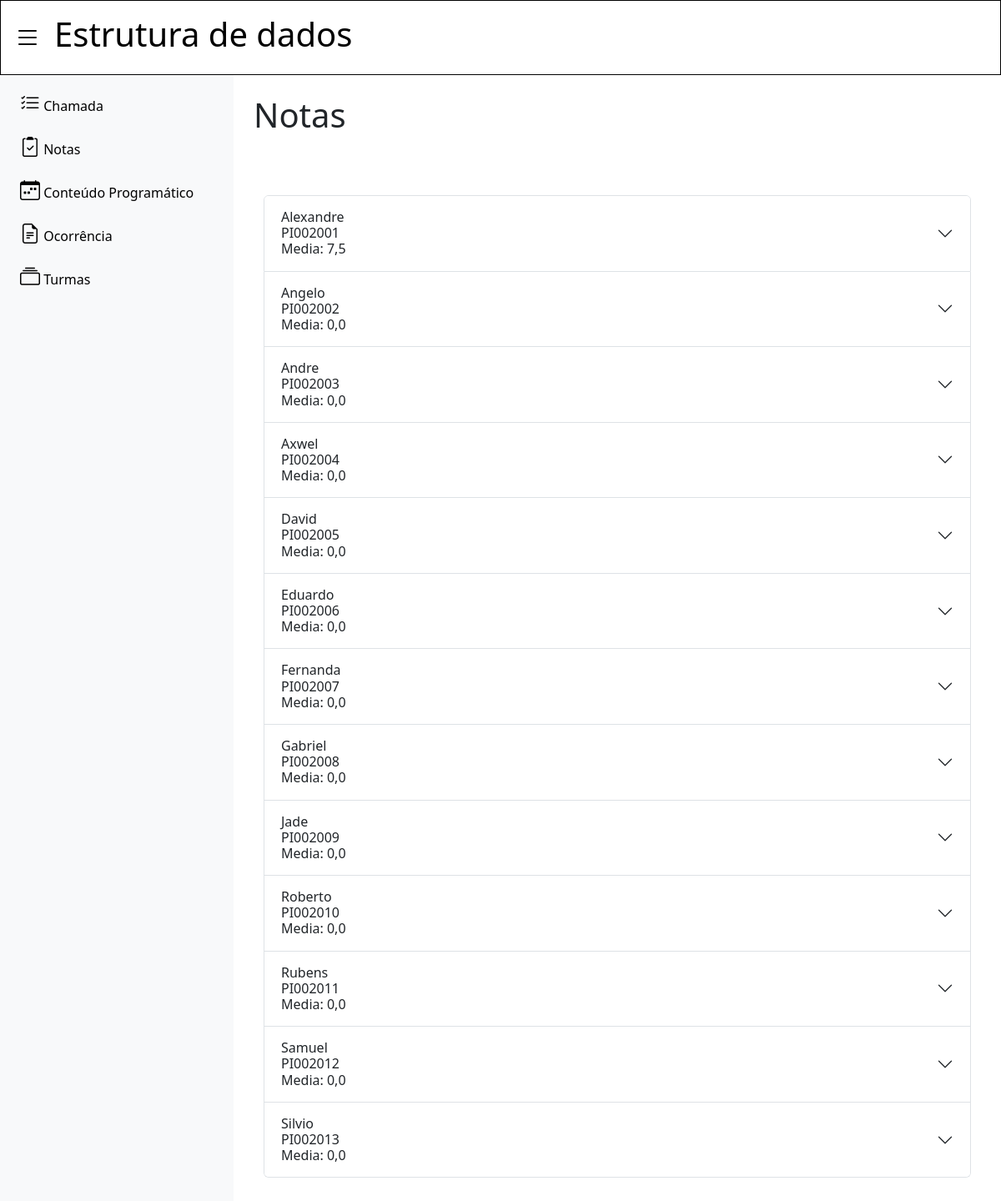
Page /notas/2/ on the earlier database version.
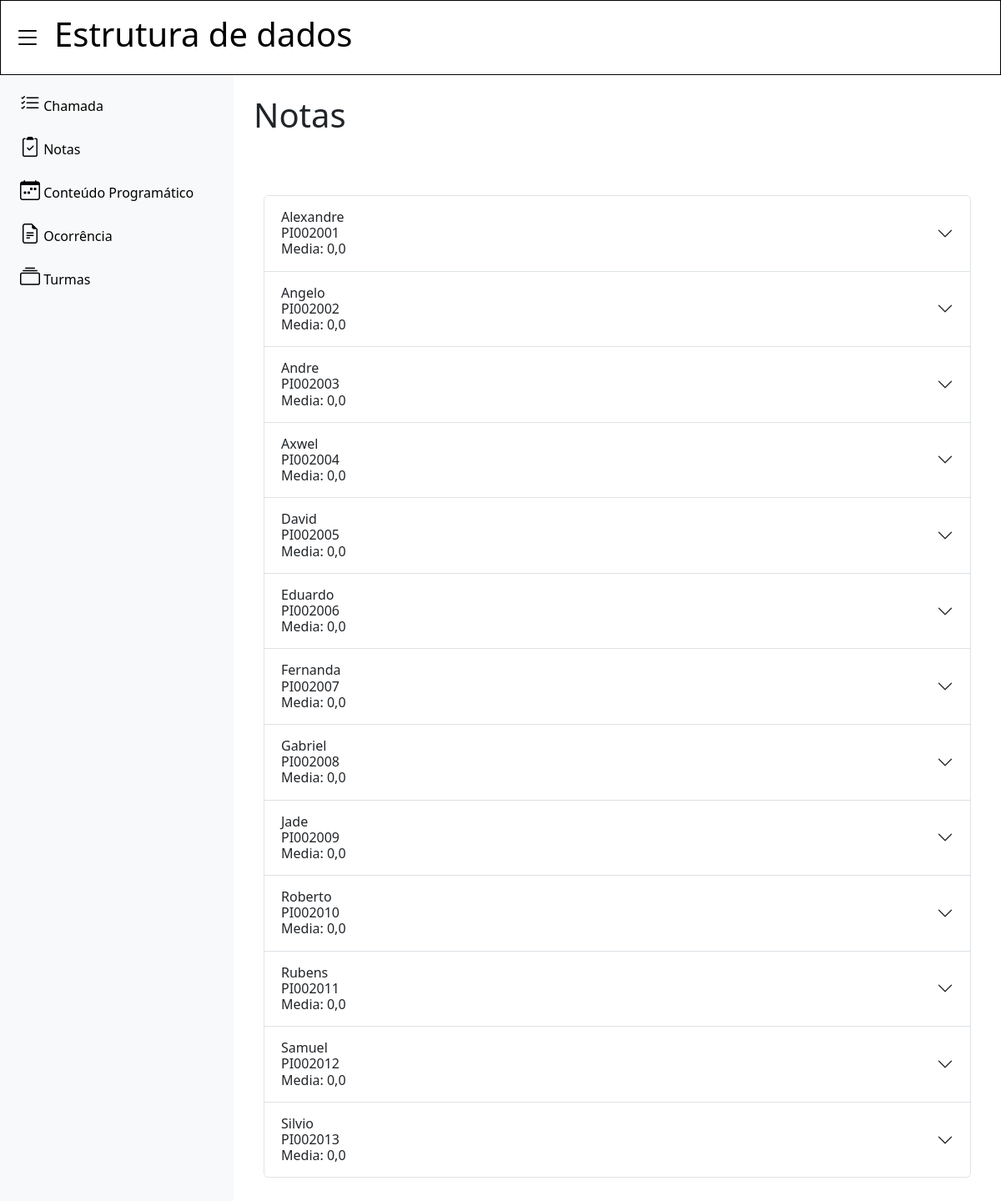
Same page on the later database version.
### turmas/models.py (models this page shows)
class Aluno(models.Model):
    nome=models.CharField(max_length=30)
    matricula=models.CharField(max_length=10)
    turma=models.ForeignKey(Turma, on_delete=models.CASCADE)

### notas/models.py (models this page shows)
class Nota(models.Model):
    nota_1 = models.FloatField(default=0.0)
    nota_2 = models.FloatField(default=0.0)
    media = models.FloatField(default=0.0)
    aluno = models.ForeignKey(Aluno, on_delete=models.CASCADE)
    materia = models.ForeignKey(Materia, on_delete=models.CASCADE)

### notas/views.py (the view, shortened to what this page needs)
# urls.py: path('notas/<int:id>/', include('notas.urls')),
def notas(request, id):
    tpm = Relation_TPM.objects.get(pk=id)
    alunos = Aluno.objects.filter(turma_id=tpm.turma_id)
    materia = Materia.objects.get(pk=tpm.materia_id)
    notas = Nota.objects.filter(materia_id=materia.id)
    lista_notas = []
    for aluno in alunos:
        nota = notas.filter(aluno_id=aluno.id)
        if nota:
            lista_notas.append({'nota01': nota[0].nota_1, 'nota02': nota[0].nota_2, 'media': nota[0].media})
        else:
            lista_notas.append({'nota01': 0.0, 'nota02': 0.0, 'media': 0.0})
    aluno_notas = zip(alunos, lista_notas)
    relacao = {'id': id, 'alunos': aluno_notas, 'materia': materia}
    return render(request, 'notas.html', {'relacao': relacao})

### notas/templates/notas.html (shortened to what this page needs)
{% extends 'base.html' %}
{% load static %}
{% block 'header' %}
  <h1>{{ relacao.materia.nome }}</h1>
{% endblock %}
{% block 'dashboard' %}
<div class="container-md d-flex p-2 flex-column mb-3">
  <h1 class="mb-5">Notas</h1>
  <br>
  <div class="container-md">
    <div class="accordion" id="accordionExample">
      {% for aluno in relacao.alunos %}
        <div class="accordion-item">
          <h2 class="accordion-header">
            <button class="accordion-button collapsed" type="button" data-bs-toggle="collapse" data-bs-target="#collapse{{aluno.0.id}}" aria-expanded="true" aria-controls="collapse{{aluno.0.id}}">
              <div class="d-flex flex-column">
                <span>{{ aluno.0.nome }}</span>
                <span>{{ aluno.0.matricula }}</span>
                <div>Media: <span>{{ aluno.1.media }}</span></div>
              </div>
            </button>
          </h2>
        </div>
      {% endfor %}
    </div>
  </div>
</div>
{% endblock %}

Differences in the rows shown:
changed through a linked row, Aluno "Alexandre": media "7,5" → "0,0"
